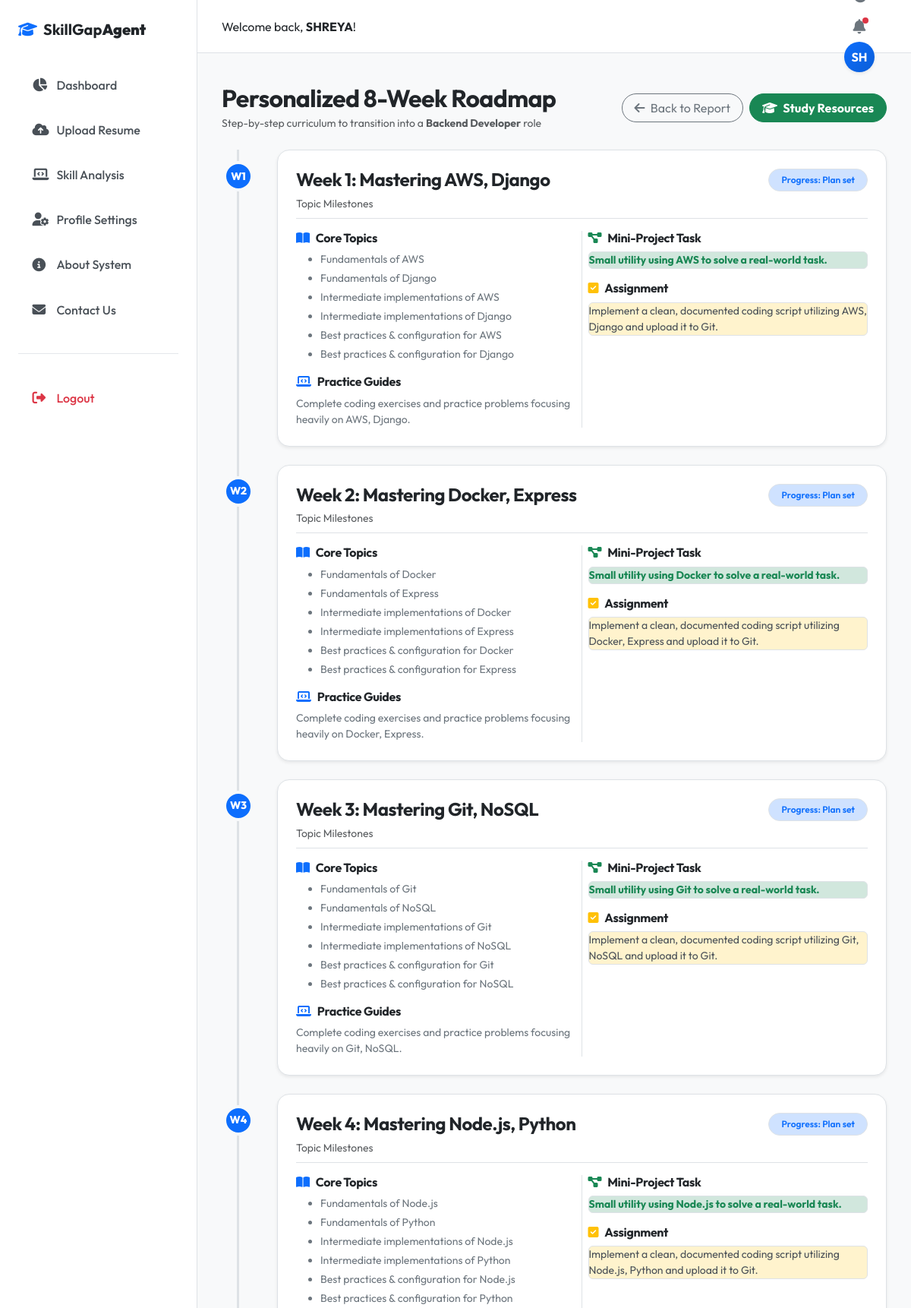
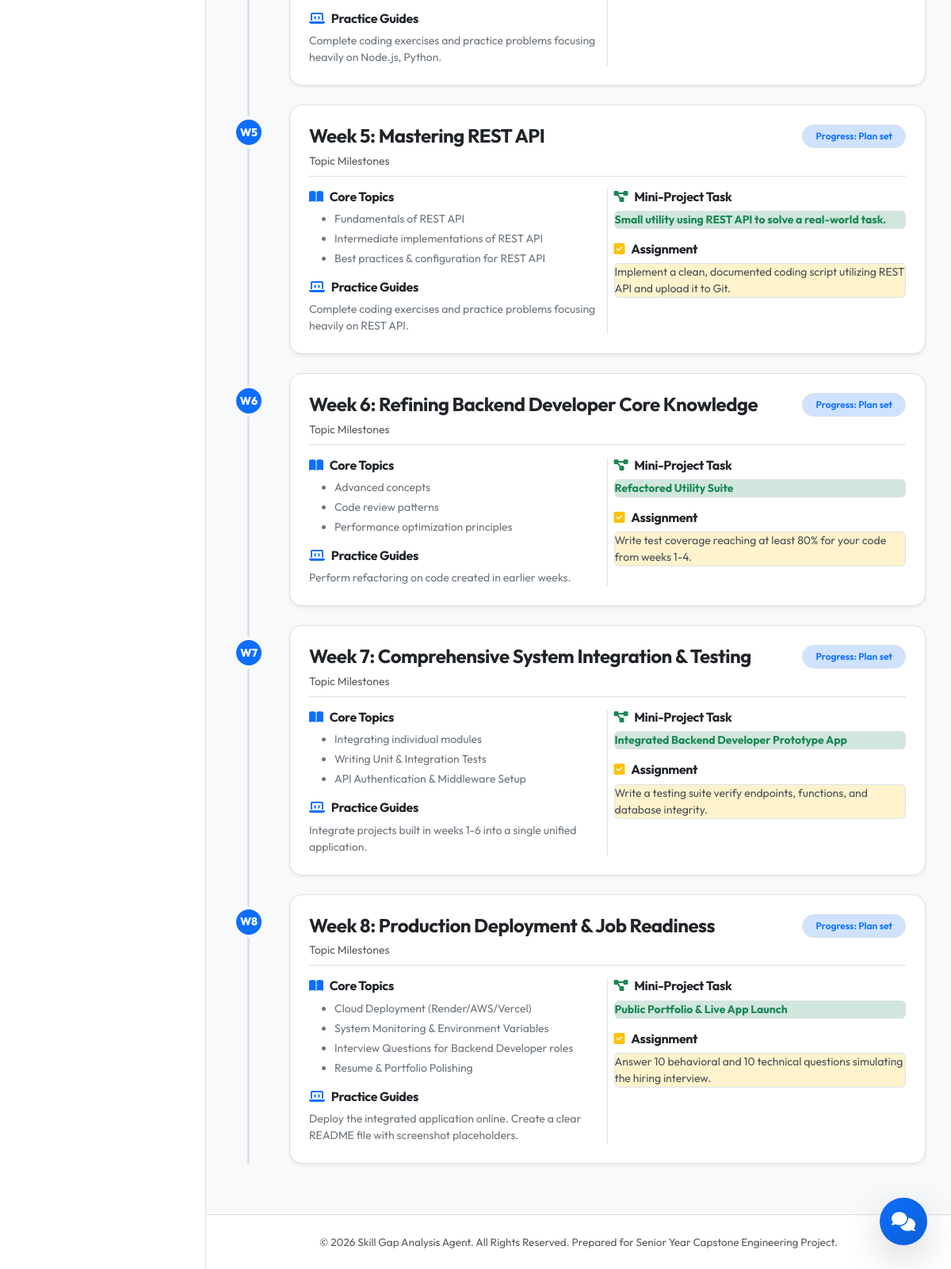
Page /roadmap/1 (signed in) on the committed database (2 pictures, top to bottom).
### tables this page shows
CREATE TABLE users (
            id INTEGER PRIMARY KEY AUTOINCREMENT,
            username TEXT UNIQUE NOT NULL,
            email TEXT UNIQUE NOT NULL,
            password TEXT NOT NULL,
            created_at TIMESTAMP DEFAULT CURRENT_TIMESTAMP
        );

CREATE TABLE analysis (
            id INTEGER PRIMARY KEY AUTOINCREMENT,
            user_id INTEGER NOT NULL,
            job_role TEXT NOT NULL,
            match_percentage REAL NOT NULL,
            matched_skills TEXT NOT NULL,
            missing_skills TEXT NOT NULL,
            extra_skills TEXT NOT NULL,
            created_at TIMESTAMP DEFAULT CURRENT_TIMESTAMP,
            FOREIGN KEY (user_id) REFERENCES users(id) ON DELETE CASCADE
        );

### routes.py (the view)
@main_bp.route('/roadmap/<int:analysis_id>')
@login_required
def roadmap(analysis_id):
    conn = get_db_connection()
    cursor = conn.cursor()
    cursor.execute("SELECT job_role FROM analysis WHERE id = ? AND user_id = ?", (analysis_id, current_user.id))
    analysis_row = cursor.fetchone()
    if not analysis_row:
        conn.close()
        flash("Roadmap data not found.", "danger")
        return redirect(url_for('main.dashboard'))
    cursor.execute("SELECT roadmap_data FROM learning_roadmap WHERE analysis_id = ?", (analysis_id,))
    roadmap_row = cursor.fetchone()
    conn.close()
    roadmap_data = []
    if roadmap_row:
        roadmap_data = json.loads(roadmap_row['roadmap_data'])
    return render_template('roadmap.html', analysis_id=analysis_id, job_role=analysis_row['job_role'], roadmap=roadmap_data)

### app.py (called while the page is built)
def create_app():
    app = Flask(__name__)
    app.config.from_object(Config)
    with app.app_context():
        init_db()
        print("Database initialized successfully.")
    login_manager = LoginManager()
    login_manager.login_view = 'main.login'
    login_manager.login_message = "Please log in to access this page."
    login_manager.login_message_category = "info"
    login_manager.init_app(app)
    @login_manager.user_loader
    def load_user(user_id):
        return User.get(int(user_id))
    app.register_blueprint(main_bp)
    return app

### database.py (called while the page is built)
def get_db_connection():
    conn = sqlite3.connect(Config.DATABASE)
    conn.row_factory = sqlite3.Row
    return conn

### models.py (called while the page is built)
    @staticmethod
    def get(user_id):
        conn = get_db_connection()
        cursor = conn.cursor()
        cursor.execute("SELECT * FROM users WHERE id = ?", (user_id,))
        row = cursor.fetchone()
        conn.close()
        if row:
            return User(id=row['id'], username=row['username'], email=row['email'], password=row['password'])
        return None

### templates/roadmap.html (shortened to what this page needs)
{% extends "base.html" %}
{% block content %}
<div class="container-fluid px-0">
    <div class="d-flex flex-column flex-md-row justify-content-between align-items-md-center gap-3 mb-4">
        <div>
            <h2 class="fw-bold mb-1">Personalized 8-Week Roadmap</h2>
            <p class="text-muted small mb-0">Step-by-step curriculum to transition into a <strong>{{ job_role }}</strong> role</p>
        </div>
        <div class="d-flex gap-2">
            <a href="{{ url_for('main.result', analysis_id=analysis_id) }}" class="btn btn-outline-secondary rounded-pill px-3">
                <i class="fa-solid fa-arrow-left me-1"></i> Back to Report
            </a>
            <a href="{{ url_for('main.recommendations', analysis_id=analysis_id) }}" class="btn btn-success rounded-pill px-3 fw-bold">
                <i class="fa-solid fa-graduation-cap me-1"></i> Study Resources
            </a>
        </div>
    </div>
    <div class="roadmap-timeline">
        {% for week in roadmap %}
        <div class="timeline-item mb-4">
            <div class="timeline-badge bg-primary text-white">
                W{{ week.week_number }}
            </div>
            <div class="card border-0 shadow-sm rounded-4 timeline-card p-4 hover-lift">
                <div class="d-flex justify-content-between align-items-start flex-wrap gap-2 mb-3 border-bottom pb-2">
                    <div>
                        <h4 class="fw-bold text-dark mb-1">Week {{ week.week_number }}: {{ week.title }}</h4>
                        <span class="text-muted small">Topic Milestones</span>
                    </div>
                    <div class="badge bg-primary-subtle text-primary border border-primary-subtle px-3 py-2 rounded-pill fw-semibold">
                        Progress: Plan set
                    </div>
                </div>
                <div class="row g-3">
                    <div class="col-md-6 border-end-md">
                        <h6 class="fw-bold text-dark"><i class="fa-solid fa-book-open text-primary me-2"></i>Core Topics</h6>
                        <ul class="mb-3">
                            {% for topic in week.topics %}
                            <li class="text-secondary small mb-1">{{ topic }}</li>
                            {% endfor %}
                        </ul>
                        <h6 class="fw-bold text-dark"><i class="fa-solid fa-laptop-code text-primary me-2"></i>Practice Guides</h6>
                        <p class="text-secondary small mb-0">{{ week.practice }}</p>
                    </div>
                    <div class="col-md-6">
                        <div class="mb-3">
                            <h6 class="fw-bold text-dark"><i class="fa-solid fa-diagram-project text-success me-2"></i>Mini-Project Task</h6>
                            <div class="p-2.5 rounded bg-success-subtle border border-success-subtle text-success small">
                                <strong>{{ week.mini_project }}</strong>
                            </div>
                        </div>
                        <div>
                            <h6 class="fw-bold text-dark"><i class="fa-solid fa-square-check text-warning me-2"></i>Assignment</h6>
                            <div class="p-2.5 rounded bg-warning-subtle border border-warning-subtle text-dark-emphasis small">
                                {{ week.assignment }}
                            </div>
                        </div>
                    </div>
                </div>
            </div>
        </div>
        {% endfor %}
    </div>
</div>
{% endblock %}

### templates/base.html (shortened to what this page needs)
<!DOCTYPE html>
<html lang="en">
<head>
    <link href="https://cdn.jsdelivr.net/npm/bootstrap@5.3.0/dist/css/bootstrap.min.css" rel="stylesheet">
    <link rel="stylesheet" href="https://cdnjs.cloudflare.com/ajax/libs/font-awesome/6.4.0/css/all.min.css">
    <link rel="stylesheet" href="{{ url_for('static', filename='css/style.css') }}">
    <link rel="stylesheet" href="{{ url_for('static', filename='css/dashboard.css') }}">
</head>
<body>
    <div class="app-container">
        {% if current_user.is_authenticated %}
        <aside class="sidebar">
            <div class="sidebar-brand">
                <i class="fa-solid fa-graduation-cap text-primary me-2"></i>
                <span>SkillGap<strong>Agent</strong></span>
            </div>
            <nav class="sidebar-nav">
                <a href="{{ url_for('main.dashboard') }}" class="nav-item {% if request.endpoint == 'main.dashboard' %}active{% endif %}">
                    <i class="fa-solid fa-chart-pie"></i><span>Dashboard</span>
                </a>
                <a href="{{ url_for('main.upload') }}" class="nav-item {% if request.endpoint == 'main.upload' %}active{% endif %}">
                    <i class="fa-solid fa-cloud-arrow-up"></i><span>Upload Resume</span>
                </a>
                <a href="{{ url_for('main.analysis') }}" class="nav-item {% if request.endpoint == 'main.analysis' or request.endpoint == 'main.result' %}active{% endif %}">
                    <i class="fa-solid fa-laptop-code"></i><span>Skill Analysis</span>
                </a>
                <a href="{{ url_for('main.profile') }}" class="nav-item {% if request.endpoint == 'main.profile' %}active{% endif %}">
                    <i class="fa-solid fa-user-gear"></i><span>Profile Settings</span>
                </a>
                <a href="{{ url_for('main.about') }}" class="nav-item {% if request.endpoint == 'main.about' %}active{% endif %}">
                    <i class="fa-solid fa-circle-info"></i><span>About System</span>
                </a>
                <a href="{{ url_for('main.contact') }}" class="nav-item {% if request.endpoint == 'main.contact' %}active{% endif %}">
                    <i class="fa-solid fa-envelope"></i><span>Contact Us</span>
                </a>
                <hr class="sidebar-divider">
                <a href="{{ url_for('main.logout') }}" class="nav-item text-danger">
                    <i class="fa-solid fa-right-from-bracket"></i><span>Logout</span>
                </a>
            </nav>
        </aside>
        {% endif %}
        <div class="main-wrapper">
            <header class="top-header">
                <div class="header-left">
                    {% if current_user.is_authenticated %}
                    <span class="welcome-text">Welcome back, <strong>{{ current_user.username }}</strong>!</span>
                    {% else %}
                    <a href="{{ url_for('main.index') }}" class="header-brand">
                        <i class="fa-solid fa-graduation-cap text-primary me-2"></i>
                        <span>SkillGap<strong>Agent</strong></span>
                    </a>
                    {% endif %}
                </div>
                <div class="header-right">
                    <button class="theme-toggle-btn" id="theme-toggle" title="Toggle Light/Dark Mode">
                        <i class="fa-solid fa-moon"></i>
                    </button>
                    {% if current_user.is_authenticated %}
                    <div class="dropdown me-3">
                        <button class="header-btn" type="button" data-bs-toggle="dropdown" aria-expanded="false" id="notif-btn">
                            <i class="fa-solid fa-bell"></i>
                            <span class="badge-dot bg-danger"></span>
                        </button>
                    </div>
                    <div class="dropdown">
                        <button class="header-profile-btn" type="button" data-bs-toggle="dropdown" aria-expanded="false">
                            <div class="profile-avatar">{{ current_user.username[:2].upper() }}</div>
                        </button>
                    </div>
                    {% else %}
                    <a href="{{ url_for('main.login') }}" class="btn btn-outline-primary btn-sm px-3 me-2">Login</a>
                    <a href="{{ url_for('main.register') }}" class="btn btn-primary btn-sm px-3">Register</a>
                    {% endif %}
                </div>
            </header>
            <main class="content-body">
                {% block content %}{% endblock %}
            </main>
            <footer class="main-footer">
                <div class="container-fluid text-center text-muted">
                    <p class="mb-0">&copy; 2026 Skill Gap Analysis Agent. All Rights Reserved. Prepared for Senior Year Capstone Engineering Project.</p>
                </div>
            </footer>
        </div>
    </div>
    {% if current_user.is_authenticated %}
    <button class="chat-toggle-btn shadow-lg" id="chat-toggle" title="Chat with AI Career Buddy">
        <i class="fa-solid fa-comments"></i>
    </button>
    {% endif %}
</body>
</html>

### static/css/style.css (style rules this page uses)
:root { --primary: #0d6efd; --primary-gradient: linear-gradient(135deg, #0d6efd, #0b5ed7); --secondary: #6c757d; --success: #198754; --danger: #dc3545; --warning: #ffc107; --info: #0dcaf0; --bg-body: #f8f9fa; --bg-card: #ffffff; --bg-sidebar: #ffffff; --bg-header: #ffffff; --border-color: #dee2e6; --text-primary: #212529; --text-secondary: #495057; --text-muted: #6c757d; --text-white: #ffffff; --shadow-sm: 0 .125rem .25rem rgba(0,0,0,.075); --shadow-md: 0 .5rem 1rem rgba(0,0,0,.05); --shadow-lg: 0 1rem 3rem rgba(0,0,0,.1); --font-sans: 'Outfit', -apple-system, BlinkMacSystemFont, "Segoe UI", Roboto, "Helvetica Neue", Arial, sans-serif; --transition-speed: 0.3s; }
* { box-sizing: border-box; margin: 0; padding: 0; }
body { font-family: var(--font-sans); background-color: var(--bg-body); color: var(--text-primary); transition: background-color var(--transition-speed), color var(--transition-speed); overflow-x: hidden; min-height: 100vh; }
.app-container { display: flex; min-height: 100vh; width: 100vw; position: relative; }
.main-wrapper { display: flex; flex-direction: column; flex-grow: 1; min-height: 100vh; padding-left: 260px; transition: padding-left var(--transition-speed) ease; }
.content-body { flex-grow: 1; padding: 2.5rem 2rem; max-width: 1300px; width: 100%; margin: 0 auto; }
.main-footer { padding: 1.5rem 0; background-color: var(--bg-header); border-top: 1px solid var(--border-color); font-size: 0.85rem; }
h1, h2, h3, h4, h5, h6 { font-weight: 700; letter-spacing: -0.02em; color: var(--text-primary); }
.card { background-color: var(--bg-card) !important; border: 1px solid var(--border-color) !important; transition: transform var(--transition-speed) ease, box-shadow var(--transition-speed) ease, background-color var(--transition-speed), border-color var(--transition-speed); }
.border { border-color: var(--border-color) !important; }
.sidebar { position: fixed; top: 0; left: 0; bottom: 0; width: 260px; background-color: var(--bg-sidebar); border-right: 1px solid var(--border-color); z-index: 100; padding: 1.5rem; display: flex; flex-direction: column; transition: transform var(--transition-speed) ease, background-color var(--transition-speed), border-color var(--transition-speed); }
.sidebar-brand { display: flex; align-items: center; font-size: 1.25rem; font-weight: 700; color: var(--text-primary); margin-bottom: 2rem; }
.sidebar-nav { display: flex; flex-direction: column; gap: 0.5rem; }
.nav-item { display: flex; align-items: center; padding: 0.85rem 1.15rem; color: var(--text-secondary); text-decoration: none; border-radius: 12px; font-weight: 500; transition: background-color var(--transition-speed), color var(--transition-speed); }
.nav-item i { width: 20px; margin-right: 12px; font-size: 1.1rem; }
.sidebar-divider { border-top: 1px solid var(--border-color); margin: 1.5rem 0; opacity: 0.8; }
.top-header { height: 70px; background-color: var(--bg-header); border-bottom: 1px solid var(--border-color); display: flex; align-items: center; justify-content: space-between; padding: 0 2rem; position: sticky; top: 0; z-index: 99; transition: background-color var(--transition-speed), border-color var(--transition-speed); }
.theme-toggle-btn { background: none; border: none; cursor: pointer; font-size: 1.25rem; color: var(--text-muted); width: 40px; height: 40px; border-radius: 50%; display: flex; align-items: center; justify-content: center; transition: background-color var(--transition-speed), color var(--transition-speed); }
.header-btn { background: none; border: none; position: relative; font-size: 1.2rem; color: var(--text-muted); width: 40px; height: 40px; border-radius: 50%; display: flex; align-items: center; justify-content: center; transition: background-color var(--transition-speed); }
.badge-dot { position: absolute; top: 8px; right: 8px; width: 8px; height: 8px; border-radius: 50%; }
.header-profile-btn { background: none; border: none; padding: 0; }
.profile-avatar { width: 40px; height: 40px; border-radius: 50%; background: var(--primary-gradient); color: var(--text-white); font-weight: 700; display: flex; align-items: center; justify-content: center; box-shadow: var(--shadow-sm); }

### rows in the picture
users: username "SHREYA", username "SH"
analysis: job_role "Backend Developer"

### other values in the picture
{{ week.week_number }} "1" "2" "3" "4" "5" "6" "7" "8"
{{ week.title }} "Mastering AWS, Django" "Mastering Docker, Express" "Mastering Git, NoSQL" "Mastering Node.js, Python" "Mastering REST API" "Refining Backend Developer Core Knowledge" "Comprehensive System Integration & Testing" "Production Deployment & Job Readiness"
{{ topic }} "Fundamentals of AWS" "Fundamentals of Django" "Intermediate implementations of AWS" "Intermediate implementations of Django" "Best practices & configuration for AWS" "Best practices & configuration for Django" "Fundamentals of Docker" "Fundamentals of Express" "Intermediate implementations of Docker" "Intermediate implementations of Express" "Best practices & configuration for Docker" "Best practices & configuration for Express" "Fundamentals of Git" "Fundamentals of NoSQL" "Intermediate implementations of Git" "Intermediate implementations of NoSQL" "Best practices & configuration for Git" "Best practices & configuration for NoSQL" "Fundamentals of Node.js" "Fundamentals of Python" "Intermediate implementations of Node.js" "Intermediate implementations of Python" "Best practices & configuration for Node.js" "Best practices & configuration for Python" "Fundamentals of REST API" "Intermediate implementations of REST API" "Best practices & configuration for REST API" "Advanced concepts" "Code review patterns" "Performance optimization principles" "Integrating individual modules" "Writing Unit & Integration Tests" "API Authentication & Middleware Setup" "Cloud Deployment (Render/AWS/Vercel)" "System Monitoring & Environment Variables" "Interview Questions for Backend Developer roles" "Resume & Portfolio Polishing"
{{ week.practice }} "Complete coding exercises and practice problems focusing heavily on AWS, Django." "Complete coding exercises and practice problems focusing heavily on Docker, Express." "Complete coding exercises and practice problems focusing heavily on Git, NoSQL." "Complete coding exercises and practice problems focusing heavily on Node.js, Python." "Complete coding exercises and practice problems focusing heavily on REST API." "Perform refactoring on code created in earlier weeks." "Integrate projects built in weeks 1-6 into a single unified application." "Deploy the integrated application online. Create a clear README file with screenshot placeholders."
{{ week.mini_project }} "Small utility using AWS to solve a real-world task." "Small utility using Docker to solve a real-world task." "Small utility using Git to solve a real-world task." "Small utility using Node.js to solve a real-world task." "Small utility using REST API to solve a real-world task." "Refactored Utility Suite" "Integrated Backend Developer Prototype App" "Public Portfolio & Live App Launch"
{{ week.assignment }} "Implement a clean, documented coding script utilizing AWS, Django and upload it to Git." "Implement a clean, documented coding script utilizing Docker, Express and upload it to Git." "Implement a clean, documented coding script utilizing Git, NoSQL and upload it to Git." "Implement a clean, documented coding script utilizing Node.js, Python and upload it to Git." "Implement a clean, documented coding script utilizing REST API and upload it to Git." "Write test coverage reaching at least 80% for your code from weeks 1-4." "Write a testing suite verify endpoints, functions, and database integrity." "Answer 10 behavioral and 10 technical questions simulating the hiring interview."
